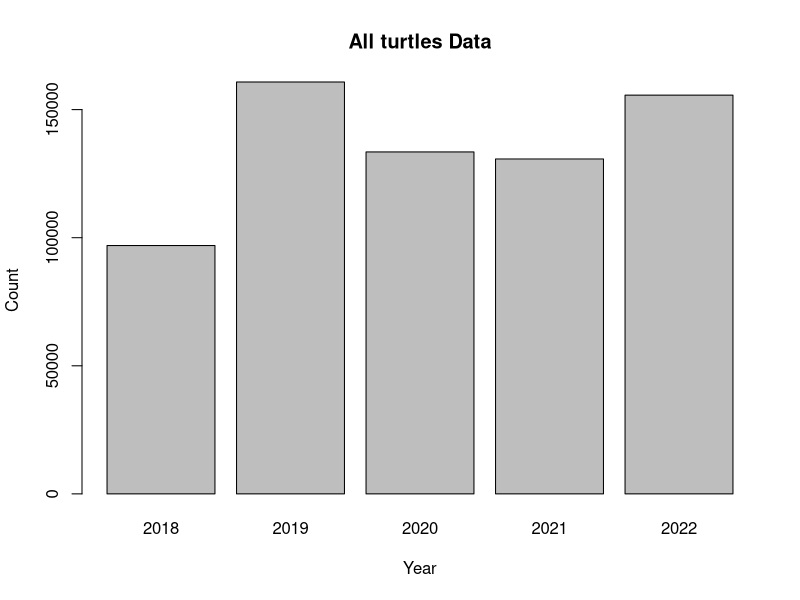
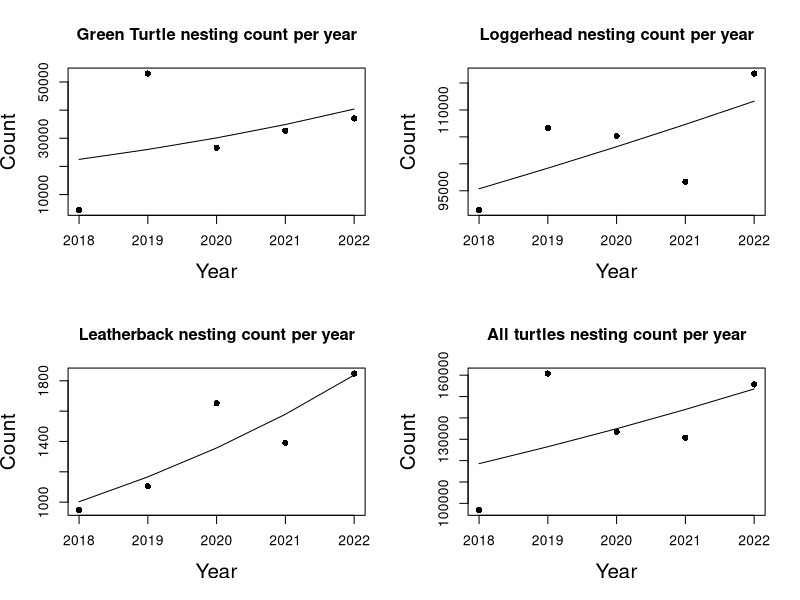

Recreate these plots in R, in order.
# get work directory path with getwd() then set
setwd("C:/Users/Fredo/Desktop/Unity/MATH 401/floridaturtles")

#Green turtle
greenturtle.nesting.data <- read.csv("data/greenturtletotals.csv", header = T, sep = ",")
greenturtle.nesting.year <- greenturtle.nesting.data$Year
greenturtle.nesting.year.n <- greenturtle.nesting.year - 2018
greenturtle.nesting.count <- greenturtle.nesting.data$Count

#Loggerhead
loggerhead.nesting.data <- read.csv("data/loggerheadturtletotals.csv", header = T, sep = ",")
loggerhead.nesting.year <- loggerhead.nesting.data$Year
loggerhead.nesting.year.n <- loggerhead.nesting.year - 2018
loggerhead.nesting.count <- loggerhead.nesting.data$Count

#Leatherback
leatherback.nesting.data <- read.csv("data/leatherbackturtletotals.csv", header = T, sep = ",")
leatherback.nesting.year <- leatherback.nesting.data$Year
leatherback.nesting.year.n <- leatherback.nesting.year - 2018
leatherback.nesting.count <- leatherback.nesting.data$Count

#All turtles
allturtles.nesting.data <- read.csv("data/allturtlestotals.csv", header = T, sep = ",")
allturtles.nesting.year <- allturtles.nesting.data$Year
allturtles.nesting.year.n <- allturtles.nesting.year - 2018
allturtles.nesting.count <- allturtles.nesting.data$Count

#Summary statistics
summary(greenturtle.nesting.data)
summary(loggerhead.nesting.data)
summary(leatherback.nesting.data)
summary(allturtles.nesting.data)

#bar plot all turtles
barplot(allturtles.nesting.count, names.arg = allturtles.nesting.year,
        xlab = "Year", ylab = "Count", main = "All turtles Data")

#Models
greenturtle_model <- glm(greenturtle.nesting.count~greenturtle.nesting.year.n, family = poisson)
loggerhead_model <- glm(loggerhead.nesting.count~loggerhead.nesting.year.n, family = poisson)
leatherback_model <- glm(leatherback.nesting.count~leatherback.nesting.year.n, family = poisson)
allturtles_model <- glm(allturtles.nesting.count~allturtles.nesting.year.n, family = poisson)

#model-based inferences
allturtles_model
summary(allturtles_model)

#Plots
par(mfrow=c(2,2))
plot(greenturtle.nesting.year,greenturtle.nesting.count, xlab="Year",ylab="Count",pch=16,cex.lab=1.5,cex.axis=1, main="Green Turtle nesting count per year")
lines(greenturtle.nesting.year, fitted(greenturtle_model))
plot(loggerhead.nesting.year,loggerhead.nesting.count, xlab="Year",ylab="Count",pch=16,cex.lab=1.5,cex.axis=1, main="Loggerhead nesting count per year")
lines(loggerhead.nesting.year, fitted(loggerhead_model))
plot(leatherback.nesting.year,leatherback.nesting.count, xlab="Year",ylab="Count",pch=16,cex.lab=1.5,cex.axis=1, main="Leatherback nesting count per year")
lines(leatherback.nesting.year, fitted(leatherback_model))
plot(allturtles.nesting.year, allturtles.nesting.count, xlab="Year",ylab="Count",pch=16,cex.lab=1.5,cex.axis=1, main="All turtles nesting count per year" )
lines(allturtles.nesting.year, fitted(allturtles_model))